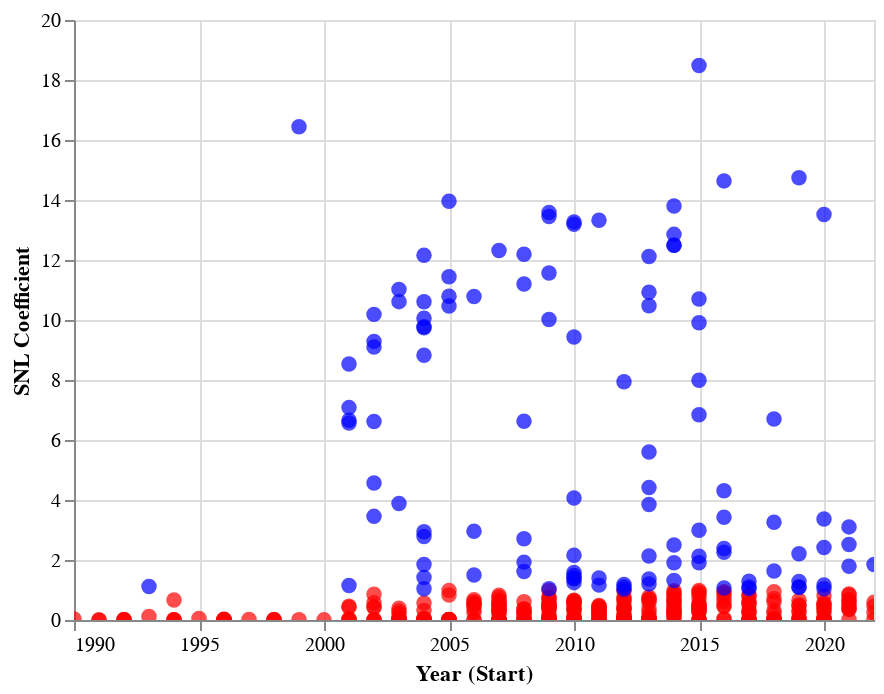

The notebook cell this image was saved under:
### Code cell
amy_tina_collab = list(set(amy_links + tina_links))
collabs = person_scatter[person_scatter['imdb_link'].isin(amy_tina_collab)]

collab_chart = alt.Chart(collabs).mark_circle(size=60).encode(
  # Year on the X axis
    x=alt.X('year_start:Q', axis=alt.Axis(format='c', title='Year (Start)'),scale=alt.Scale(domain=(1990, 2022))),
    
    # Number of objects on the Y axis
    y=alt.Y('movie_coefficient:Q', title='SNL Coefficient'),
    
    # Color according to the type
    color = alt.condition(alt.datum.movie_coefficient < 1, alt.value('red'), alt.value('blue')),
    
    # Details on hover
    tooltip=[alt.Tooltip('title:N', title='Title'), 
             alt.Tooltip('year_start:Q', title='Year (Start)'),
             alt.Tooltip('genres:N', title='Genre'),
             alt.Tooltip('medium:N', title='Medium'),
             alt.Tooltip('cast_count:Q', title='Cast Count'),
             alt.Tooltip('movie_coefficient:Q', title='Coefficient')]
).interactive()

collab_chart

#collabs.save('visualizations/fey_poehler_collabs.html')

### Figure 1 — Vega-Lite specification as saved in the notebook (floating-point values rounded to 4 significant figures; data arrays with more than 128 entries replaced by an {"elided": "..."} marker saying what was removed)
{"config": {"view": {"continuousWidth": 400, "continuousHeight": 300}}, "data": {"name": "data-b9cec0517e705e6250aff4096558b86d"}, "mark": {"type": "circle", "size": 60}, "encoding": {"color": {"condition": {"value": "red", "test": "(datum.movie_coefficient < 1)"}, "value": "blue"}, "tooltip": [{"field": "title", "title": "Title", "type": "nominal"}, {"field": "year_start", "title": "Year (Start)", "type": "quantitative"}, {"field": "genres", "title": "Genre", "type": "nominal"}, {"field": "medium", "title": "Medium", "type": "nominal"}, {"field": "cast_count", "title": "Cast Count", "type": "quantitative"}, {"field": "movie_coefficient", "title": "Coefficient", "type": "quantitative"}], "x": {"axis": {"format": "c", "title": "Year (Start)"}, "field": "year_start", "scale": {"domain": [1990, 2022]}, "type": "quantitative"}, "y": {"field": "movie_coefficient", "title": "SNL Coefficient", "type": "quantitative"}}, "selection": {"selector013": {"type": "interval", "bind": "scales", "encodings": ["x", "y"]}}, "$schema": "https://vega.github.io/schema/vega-lite/v4.17.0.json", "datasets": {"data-b9cec0517e705e6250aff4096558b86d": {"elided": "435 records"}}}
